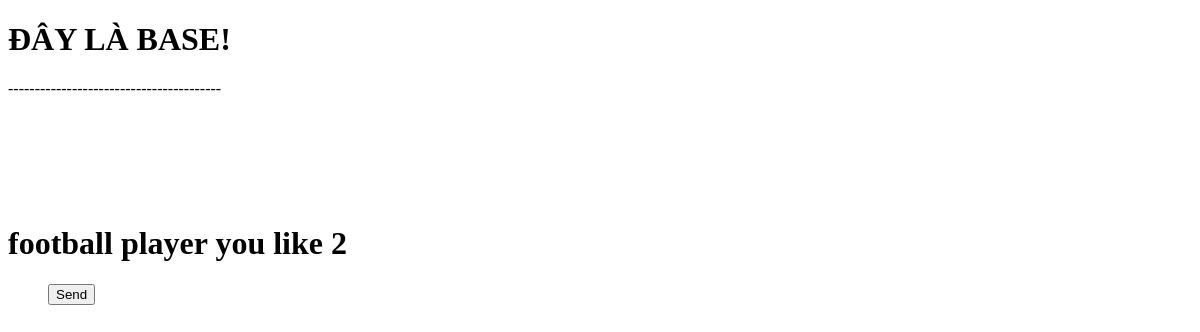
Page /polls/detail_question/2 on the earlier database version.
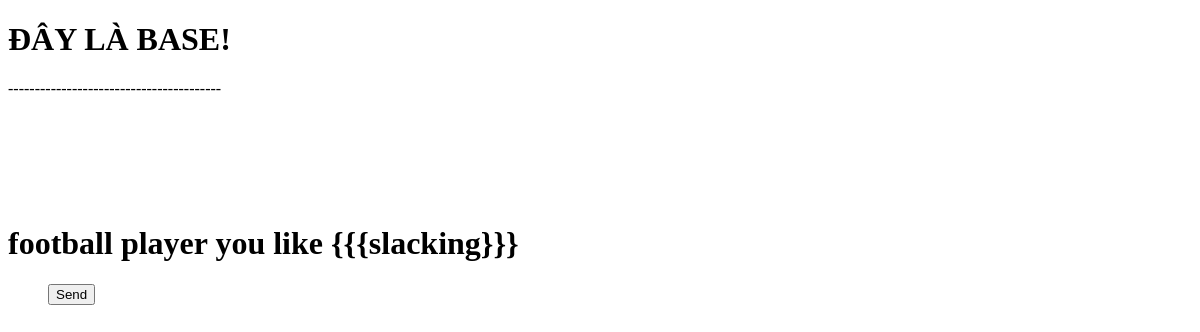
Same page on the later database version.
### polls/models.py (models this page shows)
class Question(models.Model):
    question_text = models.CharField(max_length=300)
    question_time = models.DateTimeField()

### polls/views.py (the view)
# urls.py: path('detail_question/<int:question_id>', views.detai_question,name="detail_question"),
def detai_question(request,question_id):
    detail_question = Question.objects.get(pk=question_id)
    return render(request,"polls/detai_question.html",{"detail_question":detail_question})

### polls/templates/polls/detai_question.html (shortened to what this page needs)
{% extends "polls/base.html" %}
{% block detail_question %}
    {% if detail_question %}
    <h1>{{detail_question.question_text}}</h1>
        <form action="{% url 'vote' detail_question.id %}" method="post">
            <ul>
                <p><input type="submit" value="Send"></p>
            </ul>
        </form>
    {% endif %}
{% endblock detail_question %}

Differences in the rows shown:
changed Question: question_text "football player you like 2" → "football player you like {{{slacking}}}"
